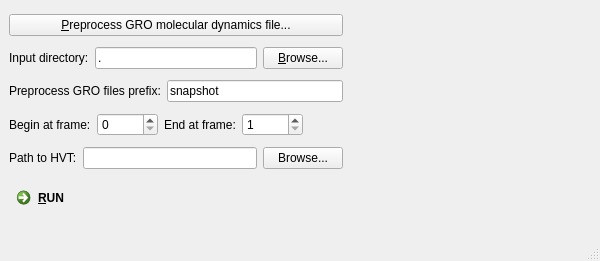
<?xml version="1.0" encoding="UTF-8"?>
<ui version="4.0">
 <class>MainWindow</class>
 <widget class="QMainWindow" name="MainWindow">
  <property name="geometry">
   <rect>
    <x>0</x>
    <y>0</y>
    <width>600</width>
    <height>261</height>
   </rect>
  </property>
  <property name="sizePolicy">
   <sizepolicy hsizetype="Fixed" vsizetype="Fixed">
    <horstretch>0</horstretch>
    <verstretch>0</verstretch>
   </sizepolicy>
  </property>
  <property name="minimumSize">
   <size>
    <width>600</width>
    <height>261</height>
   </size>
  </property>
  <property name="maximumSize">
   <size>
    <width>600</width>
    <height>261</height>
   </size>
  </property>
  <property name="windowTitle">
   <string>HyperBeta</string>
  </property>
  <property name="windowIcon">
   <iconset resource="images/resources.qrc">
    <normaloff>:/base/components_on.tga</normaloff>:/base/components_on.tga</iconset>
  </property>
  <property name="unifiedTitleAndToolBarOnMac">
   <bool>true</bool>
  </property>
  <widget class="QWidget" name="centralwidget">
   <layout class="QHBoxLayout" name="horizontalLayout_4">
    <item>
     <layout class="QHBoxLayout" name="horizontalLayout_5">
      <item>
       <layout class="QVBoxLayout" name="verticalLayout">
        <item>
         <layout class="QHBoxLayout" name="horizontalLayout_6">
          <item>
           <widget class="QPushButton" name="preprocess">
            <property name="text">
             <string>&amp;Preprocess GRO molecular dynamics file...</string>
            </property>
           </widget>
          </item>
         </layout>
        </item>
        <item>
         <layout class="QHBoxLayout" name="horizontalLayout">
          <item>
           <widget class="QLabel" name="label_5">
            <property name="text">
             <string>Input directory:</string>
            </property>
           </widget>
          </item>
          <item>
           <widget class="QLineEdit" name="path">
            <property name="text">
             <string>.</string>
            </property>
           </widget>
          </item>
          <item>
           <widget class="QPushButton" name="browse">
            <property name="text">
             <string>&amp;Browse...</string>
            </property>
           </widget>
          </item>
         </layout>
        </item>
        <item>
         <layout class="QHBoxLayout" name="horizontalLayout_2">
          <item>
           <widget class="QLabel" name="label">
            <property name="text">
             <string>Preprocess GRO files prefix:</string>
            </property>
           </widget>
          </item>
          <item>
           <widget class="QLineEdit" name="filename">
            <property name="text">
             <string>snapshot</string>
            </property>
           </widget>
          </item>
         </layout>
        </item>
        <item>
         <layout class="QHBoxLayout" name="horizontalLayout_3">
          <item>
           <widget class="QLabel" name="label_2">
            <property name="text">
             <string>Begin at frame:</string>
            </property>
           </widget>
          </item>
          <item>
           <widget class="QSpinBox" name="begin">
            <property name="sizePolicy">
             <sizepolicy hsizetype="Expanding" vsizetype="Fixed">
              <horstretch>0</horstretch>
              <verstretch>0</verstretch>
             </sizepolicy>
            </property>
            <property name="maximum">
             <number>10000</number>
            </property>
           </widget>
          </item>
          <item>
           <widget class="QLabel" name="label_3">
            <property name="text">
             <string>End at frame:</string>
            </property>
           </widget>
          </item>
          <item>
           <widget class="QSpinBox" name="end">
            <property name="sizePolicy">
             <sizepolicy hsizetype="Expanding" vsizetype="Fixed">
              <horstretch>0</horstretch>
              <verstretch>0</verstretch>
             </sizepolicy>
            </property>
            <property name="minimum">
             <number>1</number>
            </property>
            <property name="maximum">
             <number>10000</number>
            </property>
           </widget>
          </item>
          <item>
           <spacer name="horizontalSpacer">
            <property name="orientation">
             <enum>Qt::Horizontal</enum>
            </property>
            <property name="sizeHint" stdset="0">
             <size>
              <width>40</width>
              <height>20</height>
             </size>
            </property>
           </spacer>
          </item>
         </layout>
        </item>
        <item>
         <layout class="QHBoxLayout" name="horizontalLayout_7">
          <item>
           <widget class="QLabel" name="label_6">
            <property name="text">
             <string>Path to HVT:</string>
            </property>
           </widget>
          </item>
          <item>
           <widget class="QLineEdit" name="path_to_hvt"/>
          </item>
          <item>
           <widget class="QPushButton" name="browse_path_HVT">
            <property name="text">
             <string>Browse...</string>
            </property>
           </widget>
          </item>
         </layout>
        </item>
        <item>
         <widget class="QCommandLinkButton" name="commandLinkButton">
          <property name="minimumSize">
           <size>
            <width>0</width>
            <height>40</height>
           </size>
          </property>
          <property name="maximumSize">
           <size>
            <width>16777215</width>
            <height>40</height>
           </size>
          </property>
          <property name="text">
           <string>&amp;RUN</string>
          </property>
          <property name="iconSize">
           <size>
            <width>40</width>
            <height>40</height>
           </size>
          </property>
          <property name="shortcut">
           <string>Return</string>
          </property>
         </widget>
        </item>
       </layout>
      </item>
      <item>
       <widget class="QLabel" name="label_4">
        <property name="sizePolicy">
         <sizepolicy hsizetype="Expanding" vsizetype="Expanding">
          <horstretch>0</horstretch>
          <verstretch>0</verstretch>
         </sizepolicy>
        </property>
        <property name="text">
         <string/>
        </property>
        <property name="pixmap">
         <pixmap resource="images/resources.qrc">:/base/banner.png</pixmap>
        </property>
        <property name="scaledContents">
         <bool>false</bool>
        </property>
       </widget>
      </item>
     </layout>
    </item>
   </layout>
  </widget>
  <widget class="QMenuBar" name="menubar">
   <property name="geometry">
    <rect>
     <x>0</x>
     <y>0</y>
     <width>600</width>
     <height>21</height>
    </rect>
   </property>
  </widget>
  <widget class="QStatusBar" name="statusbar"/>
 </widget>
 <resources>
  <include location="images/resources.qrc"/>
 </resources>
 <connections>
  <connection>
   <sender>browse</sender>
   <signal>clicked()</signal>
   <receiver>MainWindow</receiver>
   <slot>browse_folders()</slot>
   <hints>
    <hint type="sourcelabel">
     <x>416</x>
     <y>47</y>
    </hint>
    <hint type="destinationlabel">
     <x>233</x>
     <y>111</y>
    </hint>
   </hints>
  </connection>
  <connection>
   <sender>commandLinkButton</sender>
   <signal>clicked()</signal>
   <receiver>MainWindow</receiver>
   <slot>launch()</slot>
   <hints>
    <hint type="sourcelabel">
     <x>233</x>
     <y>174</y>
    </hint>
    <hint type="destinationlabel">
     <x>233</x>
     <y>111</y>
    </hint>
   </hints>
  </connection>
  <connection>
   <sender>preprocess</sender>
   <signal>clicked()</signal>
   <receiver>MainWindow</receiver>
   <slot>preprocess_gro()</slot>
   <hints>
    <hint type="sourcelabel">
     <x>163</x>
     <y>48</y>
    </hint>
    <hint type="destinationlabel">
     <x>299</x>
     <y>130</y>
    </hint>
   </hints>
  </connection>
  <connection>
   <sender>browse_path_HVT</sender>
   <signal>clicked()</signal>
   <receiver>MainWindow</receiver>
   <slot>browse_executable()</slot>
   <hints>
    <hint type="sourcelabel">
     <x>278</x>
     <y>170</y>
    </hint>
    <hint type="destinationlabel">
     <x>299</x>
     <y>130</y>
    </hint>
   </hints>
  </connection>
 </connections>
 <slots>
  <slot>browse_folders()</slot>
  <slot>launch()</slot>
  <slot>preprocess_gro()</slot>
  <slot>browse_executable()</slot>
 </slots>
</ui>
